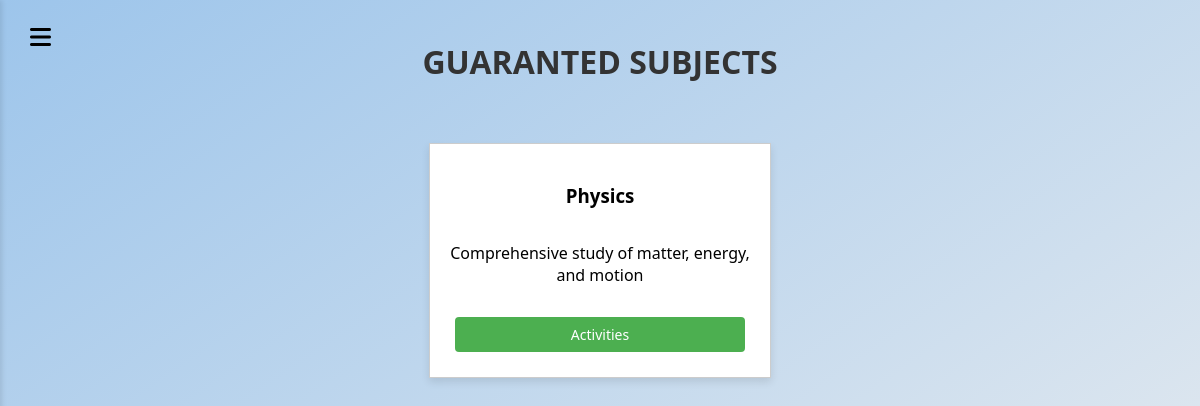
Before: /Pages/Guarantor/guaranted_sub_page.php (signed in) with the older database file.
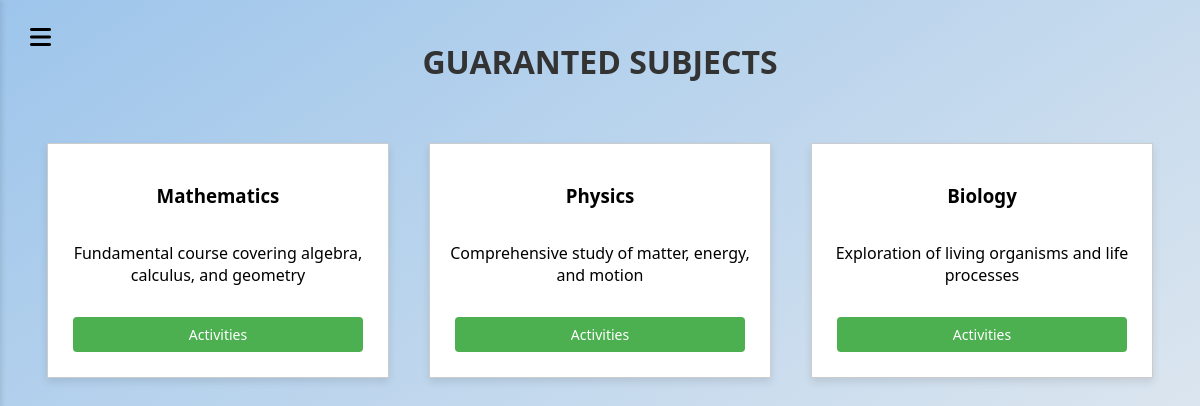
After: the same page with the newer database file.
### tables this page shows
CREATE TABLE SUBJECTS (
     
    subject_ID INT AUTO_INCREMENT NOT NULL PRIMARY KEY,
     
    guarantor_ID INT REFERENCES USERS(user_ID),
     
    title VARCHAR(50) NOT NULL,
    abbervation VARCHAR(4) NOT NULL UNIQUE,
    credits INT NOT NULL,
    subj_description VARCHAR(500)
);

### Pages/Guarantor/guaranted_sub_page.php (the view, shortened to what this page needs)
<?php
require '../../Database/db_connect.php';
$stmt = $pdo->prepare("SELECT username, title, subj_description, subject_ID FROM SUBJECTS AS s JOIN USERS AS u ON s.guarantor_ID = u.user_ID WHERE username = ?");
$stmt->execute([$_SESSION['username']]);
$subs = $stmt->fetchAll(PDO::FETCH_ASSOC);
?>
<!DOCTYPE html>
<html lang="en">
<head>
    <link rel="stylesheet" href="../../Styles/style.css">
    <link rel="stylesheet" href="../../Styles/guarant_style.css">
    <link rel="stylesheet" href="../../Styles/anotations_style.css">
    <link rel="stylesheet" href="../../Styles/sidebar_style.css">
    <link rel="stylesheet" href="https://cdnjs.cloudflare.com/ajax/libs/font-awesome/6.0.0-beta3/css/all.min.css">
</head>
<body>
    <?php if (!isset($_SESSION['loggedin']) || $_SESSION['loggedin'] !== true) : ?>
        <div class="login-button-container">
            <a href="../Pages/login_page.php" class="login-button">Log In</a>
        </div>
    <?php else : ?>
        <div class="sidebar-toggle" onclick="toggleSidebar()">
            <i class="fa-solid fa-bars"></i>
        </div>
    <?php endif; ?>
    <div class="main-container">
        <div class="container">
        <div class="title">Guaranted Subjects</div>
            <div class="sub-container">
                <?php
                foreach ($subs as $row) :
                ?>
                    <div class="sub-window">
                        <h3><?= $row['title'] ?></h3>
                        <p><?= $row['subj_description'] ?></p>
                        <div class="button-container">
                            <a href="activity_page.php?subject_id=<?= $row['subject_ID'] ?>" class="sub-btn">Activities</a>
                        </div>
                    </div>
                <?php
                endforeach;
                ?>
            </div>
        </div>
    </div>
</body>
</html>

Changed rows visible on the page:
now on this page (row edited): subjects: title "Mathematics", subj_description "Fundamental course covering algebra, calculus, and geometry"
now on this page (row edited): subjects: title "Biology", subj_description "Exploration of living organisms and life processes"
